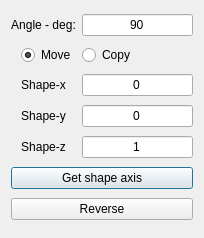
<?xml version="1.0" encoding="UTF-8"?>
<ui version="4.0">
 <class>Dialog</class>
 <widget class="QDialog" name="Dialog">
  <property name="geometry">
   <rect>
    <x>0</x>
    <y>0</y>
    <width>204</width>
    <height>238</height>
   </rect>
  </property>
  <property name="sizePolicy">
   <sizepolicy hsizetype="MinimumExpanding" vsizetype="Preferred">
    <horstretch>0</horstretch>
    <verstretch>0</verstretch>
   </sizepolicy>
  </property>
  <property name="windowTitle">
   <string>Dialog</string>
  </property>
  <layout class="QGridLayout" name="gridLayout">
   <item row="4" column="2">
    <widget class="QLineEdit" name="zval">
     <property name="text">
      <string>1</string>
     </property>
     <property name="alignment">
      <set>Qt::AlignCenter</set>
     </property>
    </widget>
   </item>
   <item row="1" column="2">
    <widget class="QRadioButton" name="radio2">
     <property name="text">
      <string>Copy</string>
     </property>
    </widget>
   </item>
   <item row="3" column="0" colspan="2">
    <widget class="QLabel" name="label_3">
     <property name="text">
      <string>Shape-y</string>
     </property>
     <property name="alignment">
      <set>Qt::AlignCenter</set>
     </property>
     <property name="buddy">
      <cstring>yval</cstring>
     </property>
    </widget>
   </item>
   <item row="3" column="2">
    <widget class="QLineEdit" name="yval">
     <property name="text">
      <string>0</string>
     </property>
     <property name="alignment">
      <set>Qt::AlignCenter</set>
     </property>
    </widget>
   </item>
   <item row="2" column="2">
    <widget class="QLineEdit" name="xval">
     <property name="text">
      <string>0</string>
     </property>
     <property name="alignment">
      <set>Qt::AlignCenter</set>
     </property>
    </widget>
   </item>
   <item row="5" column="0" colspan="3">
    <widget class="QPushButton" name="btnGet">
     <property name="toolTip">
      <string>Select the axis respect to the selected object and to another edge in the model.
First  select edge, then object.</string>
     </property>
     <property name="text">
      <string>Get shape axis</string>
     </property>
    </widget>
   </item>
   <item row="0" column="0" colspan="2">
    <widget class="QLabel" name="label">
     <property name="text">
      <string>Angle - deg:</string>
     </property>
     <property name="alignment">
      <set>Qt::AlignCenter</set>
     </property>
     <property name="buddy">
      <cstring>edit1</cstring>
     </property>
    </widget>
   </item>
   <item row="6" column="0" colspan="3">
    <widget class="QPushButton" name="btn2">
     <property name="toolTip">
      <string>Rotate the opposite way.</string>
     </property>
     <property name="text">
      <string>Reverse</string>
     </property>
    </widget>
   </item>
   <item row="1" column="1">
    <widget class="QRadioButton" name="radio1">
     <property name="text">
      <string>Move</string>
     </property>
     <property name="checked">
      <bool>true</bool>
     </property>
    </widget>
   </item>
   <item row="0" column="2">
    <widget class="QLineEdit" name="edit1">
     <property name="text">
      <string>90</string>
     </property>
     <property name="alignment">
      <set>Qt::AlignCenter</set>
     </property>
    </widget>
   </item>
   <item row="4" column="0" colspan="2">
    <widget class="QLabel" name="label_4">
     <property name="text">
      <string>Shape-z</string>
     </property>
     <property name="alignment">
      <set>Qt::AlignCenter</set>
     </property>
     <property name="buddy">
      <cstring>zval</cstring>
     </property>
    </widget>
   </item>
   <item row="2" column="0" colspan="2">
    <widget class="QLabel" name="label_2">
     <property name="text">
      <string>Shape-x</string>
     </property>
     <property name="alignment">
      <set>Qt::AlignCenter</set>
     </property>
     <property name="buddy">
      <cstring>xval</cstring>
     </property>
    </widget>
   </item>
  </layout>
 </widget>
 <tabstops>
  <tabstop>btnGet</tabstop>
  <tabstop>edit1</tabstop>
  <tabstop>radio2</tabstop>
  <tabstop>radio1</tabstop>
  <tabstop>xval</tabstop>
  <tabstop>yval</tabstop>
  <tabstop>zval</tabstop>
  <tabstop>btn2</tabstop>
 </tabstops>
 <resources/>
 <connections/>
</ui>
